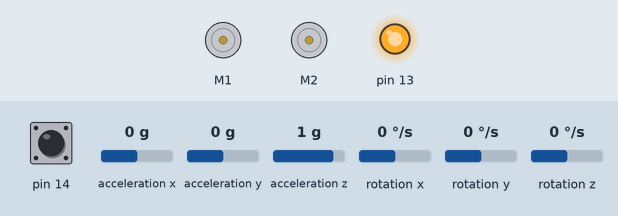
Simulated run of this sketch. Board: Arduino Leonardo, built with avr-gcc and run on an emulated ATmega32U4. On the bench: 2 × DC motor (green arrow = forward, orange = backward, longer = faster), output pins drawn as LEDs (lit = HIGH). The test bench sets the inputs (shaded band); at power-on: pin 14 HIGH, rotation y 0 °/s, acceleration x 0 g, acceleration y 0 g, acceleration z 1 g, rotation x 0 °/s, rotation z 0 °/s.

Above: at 1.3 s.
1.4 s: pin 14 pulled LOW for 1 s
At 4.6 s:
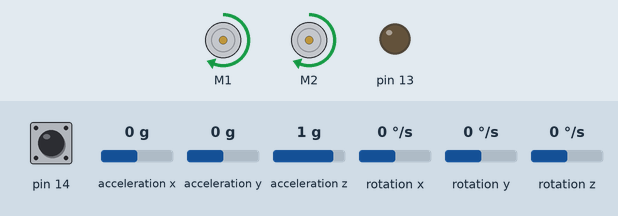
4.9 s: rotation y set to 24 °/s
At 5.03 s:
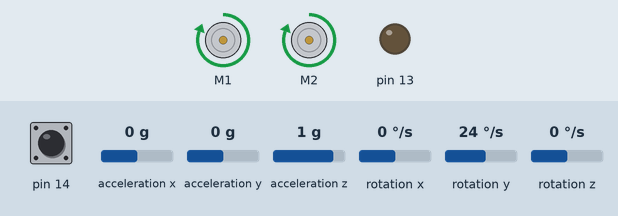
At 6.3 s:
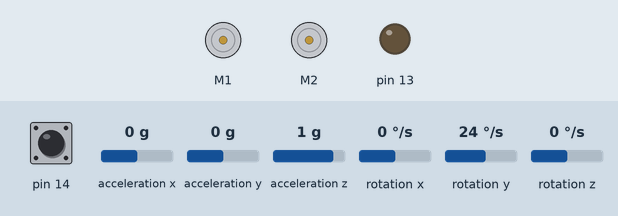
6.6 s: rotation y set to -6 °/s
9.6 s: rotation y set to -8 °/s
12.6 s: rotation y set to 2 °/s
15.6 s: rotation y set to -100 °/s
At 16.1 s:
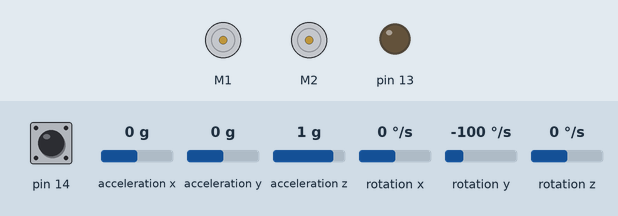
Timing chart, 0 to 18.2 s (numbered marks = the images above; inputs shaded):
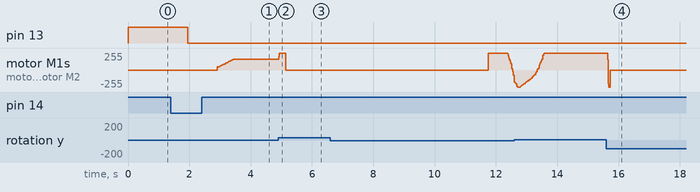

Measured:
- after the input at 4.9 s, motor M1, motor M2: forward 160/255 → forward 255/255 at once, → stopped 0.24 s later
- after the input at 6.6 s, every drawn part: stays the same
- after the input at 15.6 s, motor M1, motor M2: forward 255/255 → stopped at once

The sketch:

BalancingKAI.ino
```cpp
/* This example shows how to use the Zumo 32U4's accelerometer
and gyro to balance on its front end.

Please note that the balancing algorithm in this code is not
perfect: the robot tends to drift away from its starting position
over time.  We found that this code works better on carpet than
on a hard surface.

You will have to remove the Zumo's blade and front sensor array if
they are installed. After removing the blade, be sure to reinstall
the screws that were holding the blade.

This code is sensitive to changes in the Zumo's center of mass,
so make sure the display is plugged in.

This code was designed for Zumos with 75:1 HP micro metal
gearmotors, and it might need to be adjusted to work on Zumos
with other types of motors. */

#include <Wire.h>
#include <Zumo32U4.h>

// This is the angle the robot tries to balance at.  Since the LCD and OLED
// displays have different weights and cause the Zumo to balance differently,
// the best target angle will depend on which version of the Zumo 32U4 you have.
// We suggest starting with a value of 4.0 for the OLED version or 2.0 for the
// LCD version.
const float targetAngle = -1.5;

const float kP=35.0;
const float kI=10.0;
const float kD=5.0;

Zumo32U4ButtonA buttonA;
Zumo32U4ButtonB buttonB;
Zumo32U4ButtonC buttonC;
Zumo32U4Motors motors;
Zumo32U4Buzzer buzzer;
Zumo32U4IMU imu;

// This is the average reading obtained from the gyro's Y axis
// during calibration.
float gyroOffsetY;

// This variable holds our estimation of the robot's angle based
// on the gyro and the accelerometer.  A value of 0 means the
// robot is perfectly vertical.  A value of -90 means that the
// robot is horizontal and the battery holder is facing down.  A
// value of 90 means that the robot is horizontal and the battery
// holder is facing up.
float angle = 0;

// This is just like "angle", but it is based solely on the
// accelerometer.
float aAngle = 0;

void setup()
{
  Wire.begin();

  // Set up the inertial sensors.
  imu.init();
  imu.enableDefault();
  imu.configureForBalancing();

//  display.clear();
//  display.print(F("Gyro cal"));
  ledYellow(1);

  // Delay to give the user time to remove their finger.
  delay(500);

  // Calibrate the gyro.
  for (uint16_t i = 0; i < 1024; i++)
  {
    // Wait for new data to be available, then read it.
    while(!imu.gyroDataReady()) {}
    imu.readGyro();

    // Add the Y axis reading to the total.
    gyroOffsetY += imu.g.y;
  }
  gyroOffsetY /= 1024;

//  display.clear();
  ledYellow(0);

  // Display the angle until the user presses A.
  while (!buttonA.getSingleDebouncedRelease())
  {
    // Update the angle using the gyro as often as possible.
    updateAngleGyro();

    // Every 20 ms (50 Hz), correct the angle using the
    // accelerometer and also print it.
    static uint8_t lastCorrectionTime = 0;
    uint8_t m = millis();
    if ((uint8_t)(m - lastCorrectionTime) >= 20)
    {
      lastCorrectionTime = m;
      correctAngleAccel();
    }
  }
  delay(500);
}

void loop()
{
  // Update the angle using the gyro as often as possible.
  updateAngleGyro();

  // Every 20 ms (50 Hz), correct the angle using the
  // accelerometer, print it, and set the motor speeds.
  static byte lastCorrectionTime = 0;
  byte m = millis();
  if ((byte)(m - lastCorrectionTime) >= 20)
  {
    lastCorrectionTime = m;
    correctAngleAccel();
    setMotors();
  }
}

// Reads the gyro and uses it to update the angle estimation.
void updateAngleGyro()
{
  // Figure out how much time has passed since the last update.
  static uint16_t lastUpdate = 0;
  uint16_t m = micros();
  uint16_t dt = m - lastUpdate;
  lastUpdate = m;

  imu.readGyro();

  // Calculate how much the angle has changed, in degrees, and
  // add it to our estimation of the current angle.  The gyro's
  // sensitivity is 0.07 dps per digit.
  angle += ((float)imu.g.y - gyroOffsetY) * 70 * dt / 1000000000;
}

template <typename Ta, typename Tb> float vector_dot(const Zumo32U4IMU::vector<Ta> *a, const Zumo32U4IMU::vector<Tb> *b)
{
  return (a->x * b->x) + (a->y * b->y) + (a->z * b->z);
}

// Reads the accelerometer and uses it to adjust the angle
// estimation.
void correctAngleAccel()
{
  imu.readAcc();

  // Calculate the angle according to the accelerometer.
  aAngle = -atan2(imu.a.z, -imu.a.x) * 180 / M_PI;

  // Calculate the magnitude of the measured acceleration vector,
  // in units of g.
  Zumo32U4IMU::vector<float> const aInG = {
    (float)imu.a.x / 4096,
    (float)imu.a.y / 4096,
    (float)imu.a.z / 4096}
  ;
  float mag = sqrt(vector_dot(&aInG, &aInG));

  // Calculate how much weight we should give to the
  // accelerometer reading.  When the magnitude is not close to
  // 1 g, we trust it less because it is being influenced by
  // non-gravity accelerations, so we give it a lower weight.
  float weight = 1 - 5 * abs(1 - mag);
  weight = constrain(weight, 0, 1);
  weight /= 10;

  // Adjust the angle estimation.  The higher the weight, the
  // more the angle gets adjusted.
  angle = weight * aAngle + (1 - weight) * angle;
}

// This function uses our current angle estimation and a PID
// algorithm to set the motor speeds.  This is the core of the
// robot's balancing algorithm.
void setMotors()
{
  int32_t speed;
  if (abs(angle) > 45)
  {
    // If the robot is tilted more than 45 degrees, it is
    // probably going to fall over.  Stop the motors to prevent
    // it from running away.
    speed = 0;
  }
  else
  {
    static float lastError = 0;
    static float integral = 0;

    float error = angle - targetAngle;

    integral += error;
    integral = constrain(integral, -40, 40);

    float errorDifference = error - lastError;
    speed = error * kP + errorDifference * kI + integral * kD;
    speed = constrain(speed, -400, 400);

    lastError = error;
  }
  motors.setSpeeds(speed, speed);
}
```
